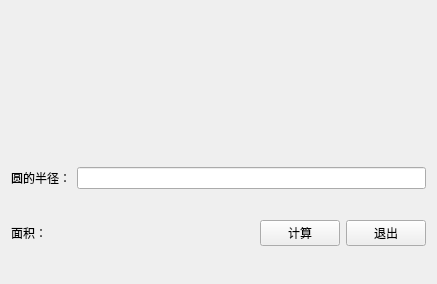
<?xml version="1.0" encoding="UTF-8"?>
<ui version="4.0">
 <class>Widget</class>
 <widget class="QWidget" name="Widget">
  <property name="geometry">
   <rect>
    <x>0</x>
    <y>0</y>
    <width>437</width>
    <height>284</height>
   </rect>
  </property>
  <property name="windowTitle">
   <string>Widget</string>
  </property>
  <layout class="QVBoxLayout" name="verticalLayout">
   <item>
    <layout class="QHBoxLayout" name="horizontalLayout_3">
     <item>
      <spacer name="horizontalSpacer">
       <property name="orientation">
        <enum>Qt::Horizontal</enum>
       </property>
       <property name="sizeHint" stdset="0">
        <size>
         <width>40</width>
         <height>20</height>
        </size>
       </property>
      </spacer>
     </item>
     <item>
      <widget class="QLabel" name="img_label">
       <property name="maximumSize">
        <size>
         <width>200</width>
         <height>100</height>
        </size>
       </property>
       <property name="text">
        <string/>
       </property>
       <property name="pixmap">
        <pixmap resource="my_img.qrc">:/img/myabc/2.png</pixmap>
       </property>
       <property name="scaledContents">
        <bool>true</bool>
       </property>
      </widget>
     </item>
     <item>
      <spacer name="horizontalSpacer_2">
       <property name="orientation">
        <enum>Qt::Horizontal</enum>
       </property>
       <property name="sizeHint" stdset="0">
        <size>
         <width>40</width>
         <height>20</height>
        </size>
       </property>
      </spacer>
     </item>
    </layout>
   </item>
   <item>
    <layout class="QHBoxLayout" name="horizontalLayout">
     <item>
      <widget class="QLabel" name="label">
       <property name="text">
        <string>圆的半径：</string>
       </property>
      </widget>
     </item>
     <item>
      <widget class="QLineEdit" name="editRadius"/>
     </item>
    </layout>
   </item>
   <item>
    <layout class="QHBoxLayout" name="horizontalLayout_2">
     <item>
      <widget class="QLabel" name="label_result">
       <property name="text">
        <string>面积：</string>
       </property>
      </widget>
     </item>
     <item>
      <spacer name="horizontalSpacer_3">
       <property name="orientation">
        <enum>Qt::Horizontal</enum>
       </property>
       <property name="sizeHint" stdset="0">
        <size>
         <width>40</width>
         <height>20</height>
        </size>
       </property>
      </spacer>
     </item>
     <item>
      <widget class="QPushButton" name="btnCalc">
       <property name="text">
        <string>计算</string>
       </property>
      </widget>
     </item>
     <item>
      <widget class="QPushButton" name="btnExit">
       <property name="text">
        <string>退出</string>
       </property>
      </widget>
     </item>
    </layout>
   </item>
  </layout>
 </widget>
 <resources>
  <include location="my_img.qrc"/>
 </resources>
 <connections>
  <connection>
   <sender>btnExit</sender>
   <signal>clicked()</signal>
   <receiver>Widget</receiver>
   <slot>close()</slot>
   <hints>
    <hint type="sourcelabel">
     <x>284</x>
     <y>139</y>
    </hint>
    <hint type="destinationlabel">
     <x>174</x>
     <y>95</y>
    </hint>
   </hints>
  </connection>
 </connections>
</ui>
